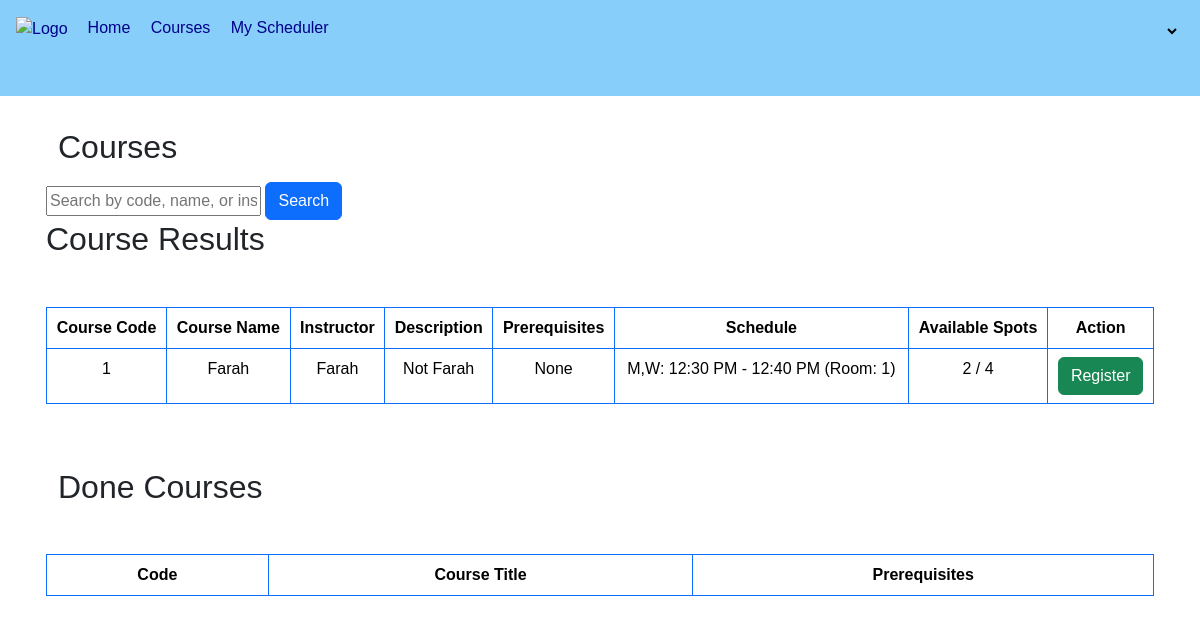
Before: /courses/ with the older database file.
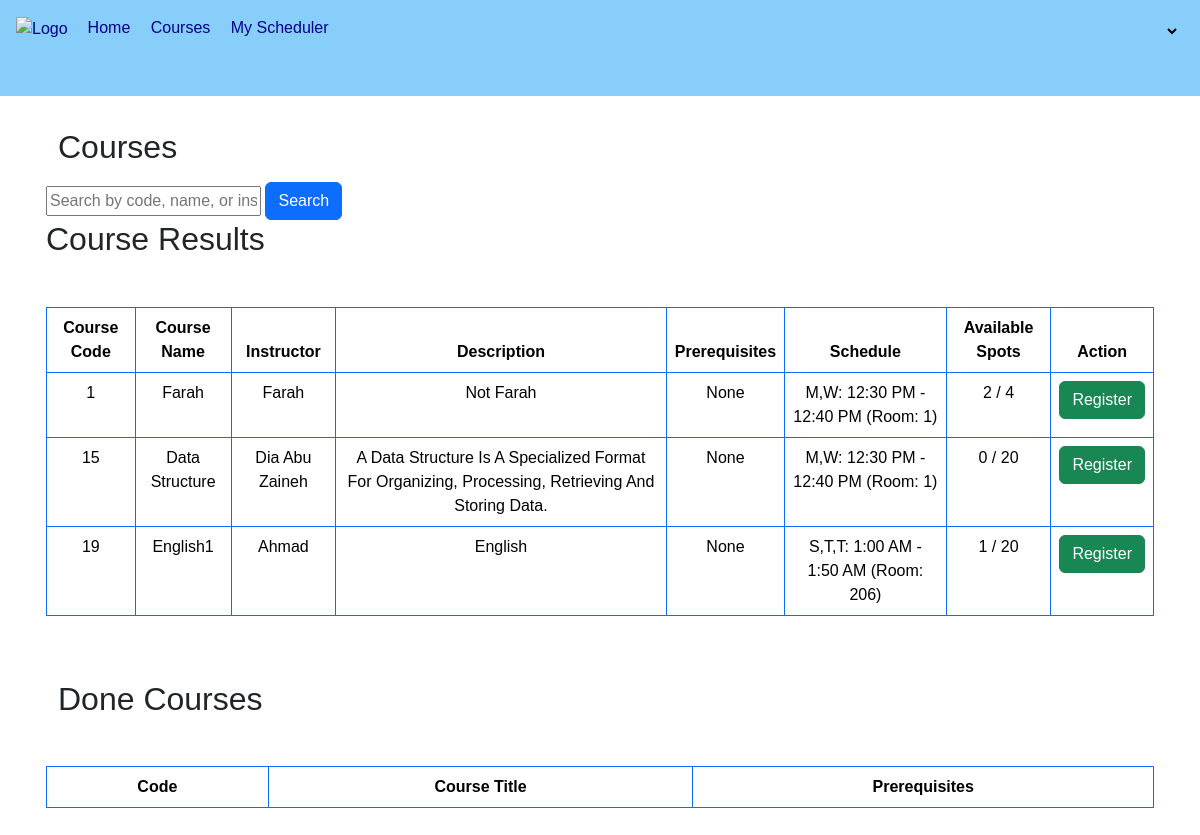
After: the same page with the newer database file.
### courses/models.py (models this page shows, shortened)
class Course(models.Model):
    code = models.CharField(max_length=90, unique=True, primary_key=True)
    name = models.CharField(max_length=100, null=True)
    description = models.TextField(null=True)
    instructor = models.CharField(max_length=100, null=True)
    scheduled = models.ForeignKey(CourseSchedule, on_delete=models.PROTECT, related_name='courses')
    prerequisites = models.ManyToManyField('self', blank=True, symmetrical=False)
    capacity = models.IntegerField(null=True)
    students = models.ManyToManyField(Student, related_name='courses')
    class Meta:
        indexes = [
            models.Index(fields=['code']),
        ]

class CourseSchedule(models.Model):
    DAY_CHOICES = (
        ('S,T,T', 'Sunday, Tuesday, Thursday'),
        ('M,W', 'Monday, Wednesday')
    )
    days = models.CharField(max_length=50, null=True, choices=DAY_CHOICES)
    start_time = models.TimeField(null=True)
    end_time = models.TimeField(null=True)
    room_no = models.CharField(max_length=10, null=True)

### courses/views.py (the view)
# urls.py: path("",include("courses.urls")),
def courses(request):
    query = request.GET.get('search_query', '')
    courses = Course.objects.filter(
    Q(code__icontains=query) |
    Q(name__icontains=query) |
    Q(instructor__icontains=query)
)
    student = None
    registered_courses = set()
    completed_courses = []
    if 'student_id' in request.session:
        student = Student.objects.get(id=request.session['student_id'])
        registered_courses = set(StudentRegistration.objects.filter(student=student).values_list('course__code', flat=True))
        completed_courses = StudentRegistration.objects.filter(student=student, completed=True)
    course_data = []
    for course in courses:
        prerequisites_met = all(StudentRegistration.objects.filter(student=student, course=prerequisite).exists() for prerequisite in course.prerequisites.all())
        if prerequisites_met:
            registered_students_count = StudentRegistration.objects.filter(course=course).count()
            available_spots = course.capacity - registered_students_count
            course_data.append({
                'course': course,
                'available_spots': available_spots,
                'registered_students_count': registered_students_count,
                'is_registered': course.code in registered_courses,
            })
    context = {
        'student': student,
        'course_data': course_data,
        'query': query,
        'username': request.user.username,
        'completed_courses': completed_courses
    }
    return render(request, "courses/Student/courses.html", context)

### courses/templates/courses/Student/courses.html (shortened to what the changed rows need)
{% load static %}
<!DOCTYPE html>
<html lang="en">
<head>
    <link rel="stylesheet" href="https://cdn.jsdelivr.net/npm/bootstrap@5.3.3/dist/css/bootstrap.min.css">
    <link rel="stylesheet" href="{% static 'css/index.css' %}">
</head>
<body>
    <header>
    <div class="p-3 container">
        <div class="container">
            <h2 class="my-3 mb-3">Courses</h2>
        </div>
        {% if course_data %}
            <h2>Course Results</h2>
            <table class="table table-bordered mt-5 text-center border-primary text-capitalize">
                <thead>
                    <tr>
                        <th>Course Code</th>
                        <th>Course Name</th>
                        <th>Instructor</th>
                        <th>Description</th>
                        <th>Prerequisites</th>
                        <th>Schedule</th>
                        <th>Available Spots</th>
                        <th>Action</th>
                    </tr>
                </thead>
                <tbody>
                    {% for data in course_data %}
                        <tr>
                            <td>{{ data.course.code }}</td>
                            <td>{{ data.course.name }}</td>
                            <td>{{ data.course.instructor }}</td>
                            <td>{{ data.course.description }}</td>
                            <td>
                                {% if data.course.prerequisites.exists %}
                                    {{ data.course.prerequisites.all|join:", " }}
                                {% else %}
                                    None
                                {% endif %}
                            </td>
                            <td>
                                {% if data.course.scheduled %}
                                    {{ data.course.scheduled.days }}: {{ data.course.scheduled.start_time|date:"g:i A" }} - {{ data.course.scheduled.end_time|date:"g:i A" }} (Room: {{ data.course.scheduled.room_no }})
                                {% else %}
                                    No Schedule
                                {% endif %}
                            </td>
                            <td>{{ data.registered_students_count }} / {{ data.course.capacity }}</td>
                            <td>
                                {% if data.is_registered %}
                                    <form method="post" action="{% url 'delete_course' data.course.code %}">
                                        {% csrf_token %}
                                        <button type="submit" class="btn btn-danger">Unregister</button>
                                    </form>
                                {% else %}
                                    <form method="post" action="{% url 'register_course' data.course.code %}">
                                        <button type="submit" class="btn btn-success">Register</button>
                                    </form>
                                {% endif %}
                            </td>
                        </tr>
                    {% endfor %}
                </tbody>
            </table>
        {% else %}
            <p>No courses found.</p>
        {% endif %}
    </div>
    <div class="p-3 container">
        <div class="container">
            <h2 class="my-3 mb-3">Done Courses</h2>
        </div>
        <table class="table table-bordered mt-5 text-center border-primary text-capitalize">
            <thead>
                <tr>
                    <th scope="col">Code</th>
                    <th scope="col">Course Title</th>
                    <th scope="col">Prerequisites</th>
                </tr>
            </thead>
        </table>
    </div>
</header>
</body>
</html>

Changed rows visible on the page:
now on this page (row unchanged): Course: course.code "15", course.name "Data Structure", course.instructor "Dia Abu Zaineh", course.description "A Data Structure Is A Specialized Format For Organizing, Processing, Retrieving And Storing Data.", shows "None", course.scheduled.days "M,W", course.scheduled.start_time "12:30 PM", course.scheduled.end_time "12:40 PM", course.scheduled.room_no "1", registered_students_count "0", course.capacity "20"
added Course: course.code "19", course.name "English1", course.instructor "Ahmad", course.description "English", shows "None", course.scheduled.days "S,T,T", course.scheduled.start_time "1:00 AM", course.scheduled.end_time "1:50 AM", course.scheduled.room_no "206", registered_students_count "1", course.capacity "20"
